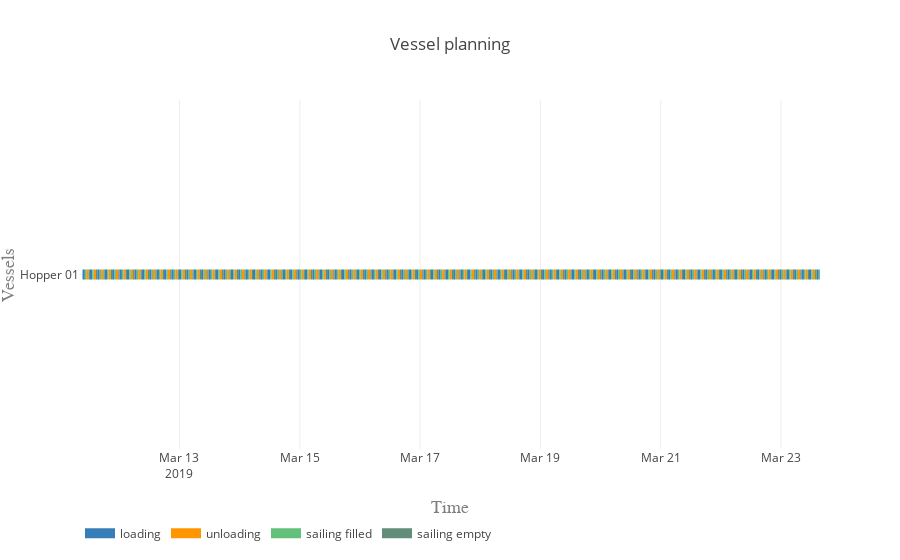

This figure's notebook cell:
### Markdown cell above
#### Vessel planning

### Code cell
vessels = [hopper]

activities = ['loading', 'unloading', 'sailing filled', 'sailing empty']
colors = {0:'rgb(55,126,184)', 1:'rgb(255,150,0)', 2:'rgb(98, 192, 122)', 3:'rgb(98, 141, 122)'}

plot.vessel_planning(vessels, activities, colors)

### Figure 1 — Plotly figure (JSON) as saved in the notebook; plotly's stock layout.template omitted (floating-point values rounded to 4 significant figures; data arrays with more than 128 entries replaced by an {"elided": "..."} marker saying what was removed)
{"data": [{"connectgaps": false, "hoverinfo": "y+name", "line": {"color": "rgb(55,126,184)", "width": 10}, "mode": "lines", "name": "loading", "type": "scatter", "uid": "9ba5fb0a-2c90-47de-91ae-4d90b4896a93", "x": {"elided": "500 str values"}, "y": {"elided": "500 str values"}}, {"connectgaps": false, "hoverinfo": "y+name", "line": {"color": "rgb(255,150,0)", "width": 10}, "mode": "lines", "name": "unloading", "type": "scatter", "uid": "15ad3819-7128-4c08-9826-480211e4a69e", "x": {"elided": "500 str values"}, "y": {"elided": "500 str values"}}, {"connectgaps": false, "hoverinfo": "y+name", "line": {"color": "rgb(98, 192, 122)", "width": 10}, "mode": "lines", "name": "sailing filled", "type": "scatter", "uid": "15771f2c-6e40-4a6f-8ff5-8ddc50a6d10f", "x": {"elided": "1000 str values"}, "y": {"elided": "1000 str values"}}, {"connectgaps": false, "hoverinfo": "y+name", "line": {"color": "rgb(98, 141, 122)", "width": 10}, "mode": "lines", "name": "sailing empty", "type": "scatter", "uid": "1462821e-308c-4214-b8a1-cf64b855a9c6", "x": {"elided": "990 str values"}, "y": {"elided": "990 str values"}}], "layout": {"hovermode": "closest", "legend": {"orientation": "h", "x": 0, "y": -0.2}, "title": "Vessel planning", "xaxis": {"range": ["2019-03-11 08:18:16", "2019-03-23 15:32:38.511561"], "title": "Time", "titlefont": {"color": "#7f7f7f", "family": "Courier New, monospace", "size": 18}}, "yaxis": {"title": "Vessels", "titlefont": {"color": "#7f7f7f", "family": "Courier New, monospace", "size": 18}}}}
